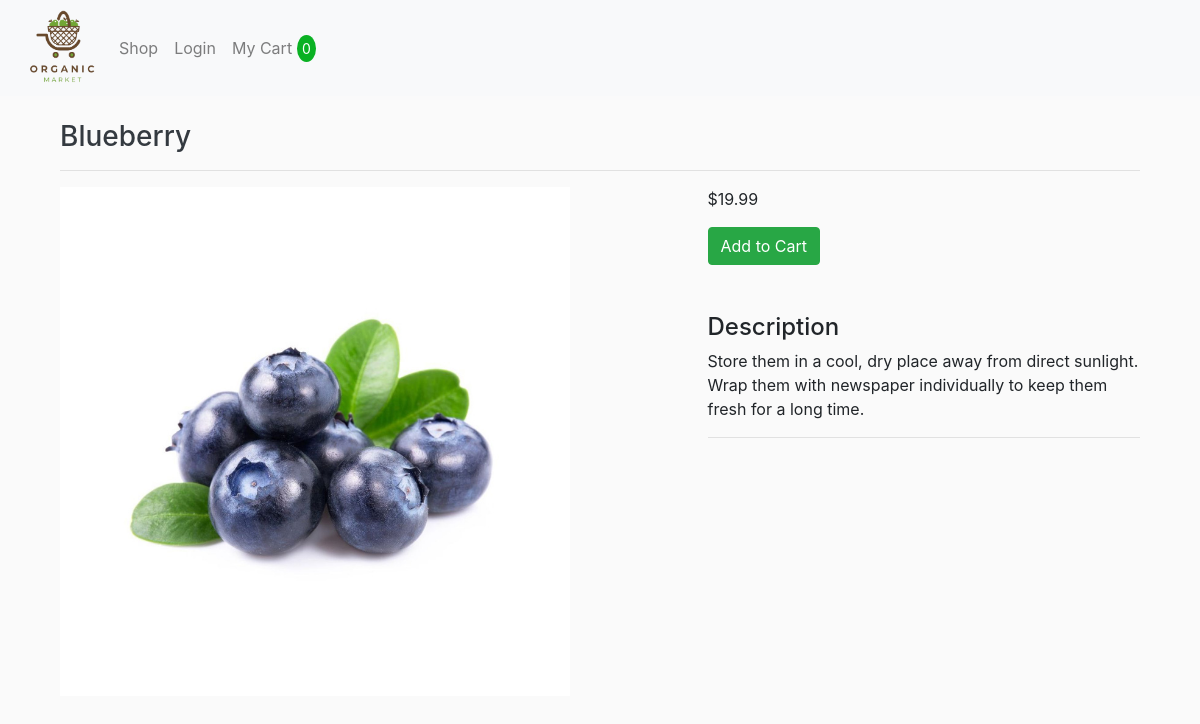
Page /product/3/ on the committed database.
### store/models.py (models this page shows, shortened)
class Product(models.Model):
	name = models.CharField(max_length=200)
	price = models.FloatField()
	digital = models.BooleanField(default=False,null=True, blank=True)
	image = models.ImageField(null=True, blank=True)
	reg_date = models.DateTimeField("reg_date")
	@property
	def imageURL(self):
		try:
			url = self.image.url
		except:
			url = ''
		return url

### store/views.py (the view)
# urls.py: path('product/<int:product_id>/', views.product, name="product"),
def product(request, product_id):
	data = cartData(request)
	cartItems = data['cartItems']
	product = get_object_or_404(Product, pk=product_id)
	context = {"product": product, 'cartItems':cartItems}
	return render(request, "store/product.html", context)

### store/views.py (called while the page is built, shortened)
def cookieCart(request):
	try:
		cart = json.loads(request.COOKIES['cart'])
	except:
		cart = {}
		print('CART:', cart)
	items = []
	order = {'get_cart_total':0, 'get_cart_items':0, 'shipping':False}
	cartItems = order['get_cart_items']
	return {'cartItems':cartItems ,'order':order, 'items':items}

def cartData(request):
	if request.user.is_authenticated:
		customer = request.user.customer
		order, created = Order.objects.get_or_create(customer=customer, complete=False)
		items = order.orderitem_set.all()
		cartItems = order.get_cart_items
	else:
		cookieData = cookieCart(request)
		cartItems = cookieData['cartItems']
		order = cookieData['order']
		items = cookieData['items']
	return {'cartItems':cartItems ,'order':order, 'items':items}

### store/templates/store/product.html
{% extends 'store/main.html' %}
{% load static %}
{% block content %}
    <div class="container-fluid">
        <h3 class="text-dark">{{product.name}}</h3>
        <hr>
        <div class="row">
          <div class="col-12 col-lg-7">
            <div class="row">
              <div class="col-10">
                <img src="{{product.imageURL}}" class="img-fluid">
              </div>
            </div>
          </div>
          <div class="col-12 col-lg-5">
            <p id="price">${{product.price}}</p>
				    <button data-product="{{product.id}}" data-action="add" class="btn btn-success add-btn update-cart">Add to Cart</button>
            <div class="mt-5">
              <h4>Description</h4>
              <p>Store them in a cool, dry place away from direct sunlight. Wrap them with newspaper individually to keep
                them fresh for a long time.</p>
              <hr>
            </div>
          </div>
        </div>
      </div>
{% endblock content %}

### static/css/main.css (style rules this page uses)
body { background-color: hsl(0, 0%, 98%); }

### rows in the picture
Product: name "Blueberry", imageURL (picture), price "19.99"

### other values in the picture
{{ cartItems }} "0"
